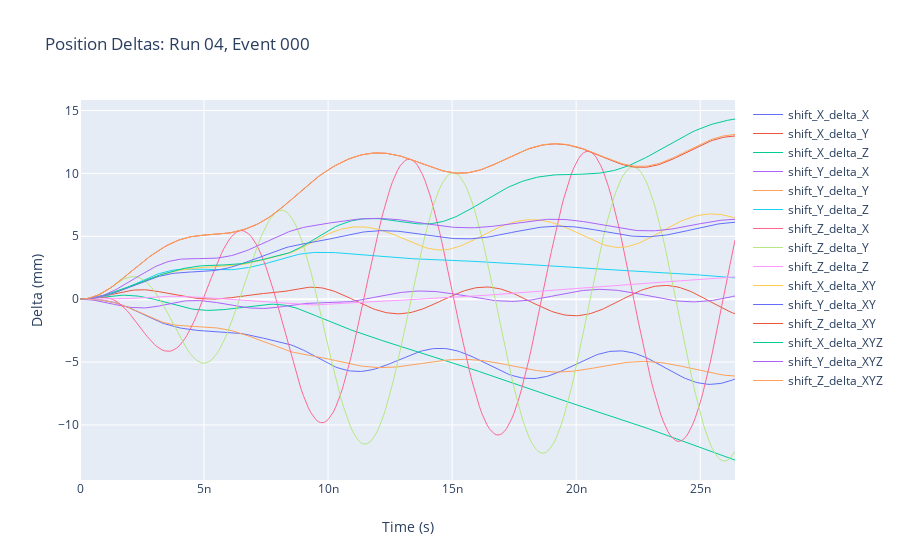

Notebook source saved alongside this figure:
### Code cell
fig = scatter2d(len(df_deltas.columns)*[df_none.time],[df_deltas[col] for col in df_deltas.columns],
                width=1,show_plot=False,inline=True);
fig.layout.title = f"Position Deltas: Run 04, Event {event:03d}"
fig.layout.xaxis.title = "Time (s)"
fig.layout.yaxis.title = "Delta (mm)"
iplot(fig)

### Figure 1 — Plotly figure (JSON) as saved in the notebook; plotly's stock layout.template omitted (floating-point values rounded to 4 significant figures; data arrays with more than 128 entries replaced by an {"elided": "..."} marker saying what was removed)
{"data": [{"line": {"width": 1}, "marker": {"size": 2}, "mode": "lines", "name": "shift_X_delta_X", "type": "scatter", "x": {"elided": "265 float values"}, "y": {"elided": "265 float values"}}, {"line": {"width": 1}, "marker": {"size": 2}, "mode": "lines", "name": "shift_X_delta_Y", "type": "scatter", "x": {"elided": "265 float values"}, "y": {"elided": "265 float values"}}, {"line": {"width": 1}, "marker": {"size": 2}, "mode": "lines", "name": "shift_X_delta_Z", "type": "scatter", "x": {"elided": "265 float values"}, "y": {"elided": "265 float values"}}, {"line": {"width": 1}, "marker": {"size": 2}, "mode": "lines", "name": "shift_Y_delta_X", "type": "scatter", "x": {"elided": "265 float values"}, "y": {"elided": "265 float values"}}, {"line": {"width": 1}, "marker": {"size": 2}, "mode": "lines", "name": "shift_Y_delta_Y", "type": "scatter", "x": {"elided": "265 float values"}, "y": {"elided": "265 float values"}}, {"line": {"width": 1}, "marker": {"size": 2}, "mode": "lines", "name": "shift_Y_delta_Z", "type": "scatter", "x": {"elided": "265 float values"}, "y": {"elided": "265 float values"}}, {"line": {"width": 1}, "marker": {"size": 2}, "mode": "lines", "name": "shift_Z_delta_X", "type": "scatter", "x": {"elided": "265 float values"}, "y": {"elided": "265 float values"}}, {"line": {"width": 1}, "marker": {"size": 2}, "mode": "lines", "name": "shift_Z_delta_Y", "type": "scatter", "x": {"elided": "265 float values"}, "y": {"elided": "265 float values"}}, {"line": {"width": 1}, "marker": {"size": 2}, "mode": "lines", "name": "shift_Z_delta_Z", "type": "scatter", "x": {"elided": "265 float values"}, "y": {"elided": "265 float values"}}, {"line": {"width": 1}, "marker": {"size": 2}, "mode": "lines", "name": "shift_X_delta_XY", "type": "scatter", "x": {"elided": "265 float values"}, "y": {"elided": "265 float values"}}, {"line": {"width": 1}, "marker": {"size": 2}, "mode": "lines", "name": "shift_Y_delta_XY", "type": "scatter", "x": {"elided": "265 float values"}, "y": {"elided": "265 float values"}}, {"line": {"width": 1}, "marker": {"size": 2}, "mode": "lines", "name": "shift_Z_delta_XY", "type": "scatter", "x": {"elided": "265 float values"}, "y": {"elided": "265 float values"}}, {"line": {"width": 1}, "marker": {"size": 2}, "mode": "lines", "name": "shift_X_delta_XYZ", "type": "scatter", "x": {"elided": "265 float values"}, "y": {"elided": "265 float values"}}, {"line": {"width": 1}, "marker": {"size": 2}, "mode": "lines", "name": "shift_Y_delta_XYZ", "type": "scatter", "x": {"elided": "265 float values"}, "y": {"elided": "265 float values"}}, {"line": {"width": 1}, "marker": {"size": 2}, "mode": "lines", "name": "shift_Z_delta_XYZ", "type": "scatter", "x": {"elided": "265 float values"}, "y": {"elided": "265 float values"}}], "layout": {"showlegend": true, "title": {"text": "Position Deltas: Run 04, Event 000"}, "xaxis": {"title": {"text": "Time (s)"}}, "yaxis": {"title": {"text": "Delta (mm)"}}}}
